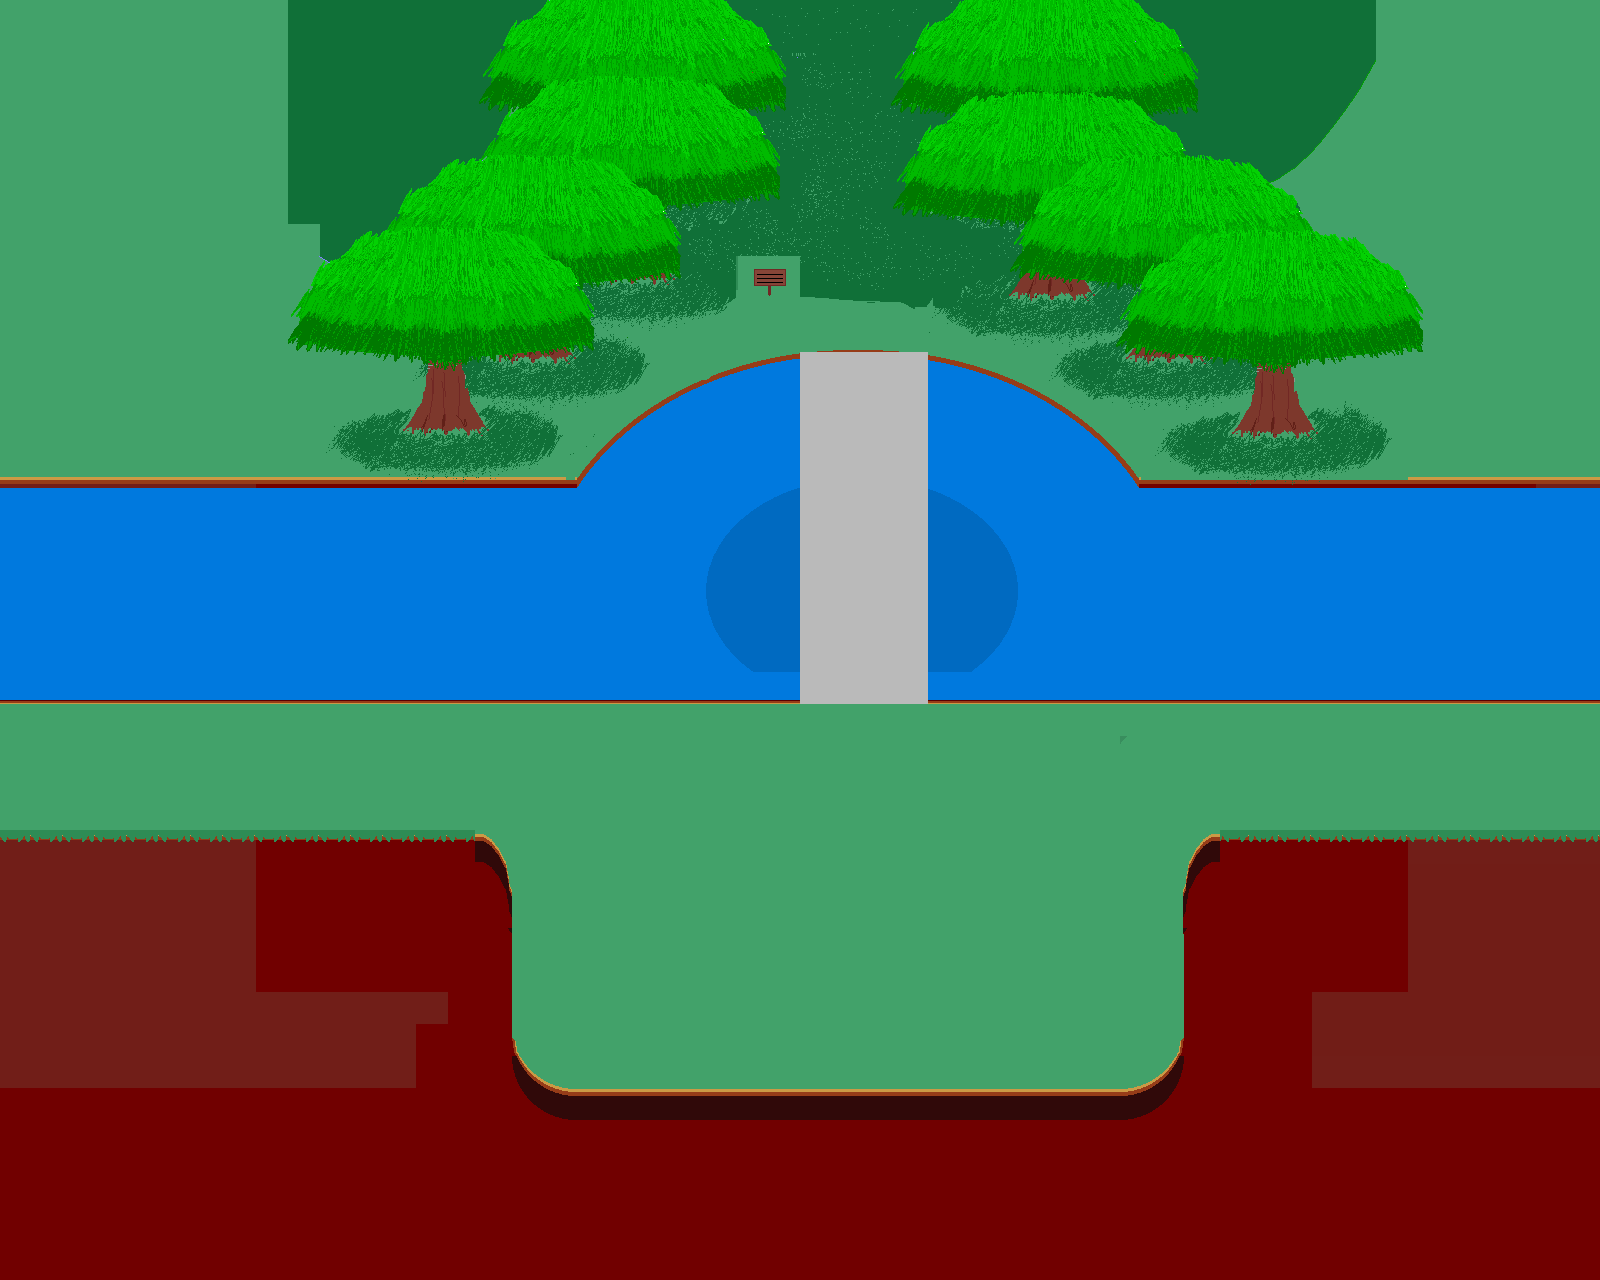

The image is a tile-based game level rendered from a .tmx file. Its description and source (layers, tilesets, objects; grid data summarised) follow:
An orthogonal 50x40 tile map with 32x32 px tiles, 3 tile layers (Tile Layer 2, Tile Layer 1, Tile Layer 3), 6 tilesets and 28 objects (2x character, 2x item, level Info, spobject).

<map version="1.10" tiledversion="1.11.0" orientation="orthogonal" renderorder="right-down" width="50" height="40" tilewidth="32" tileheight="32" infinite="0" nextlayerid="8" nextobjectid="37">
 <tileset firstgid="1" name="grassstage" tilewidth="32" tileheight="32" tilecount="2025" columns="45">
  <image source="grassstage.png" width="1440" height="1440" />
 </tileset>
 <tileset firstgid="2026" name="grassstage2" tilewidth="32" tileheight="32" tilecount="2500" columns="50">
  <image source="grassstage2.png" width="1600" height="1600" />
 </tileset>
 <tileset firstgid="4526" name="playerstart" tilewidth="32" tileheight="32" tilecount="1" columns="1">
  <image source="playerstart.png" width="32" height="32" />
  <tile id="0">
   <properties>
    <property name="orient" value="right" />
    <property name="playerstart" value="" />
   </properties>
  </tile>
 </tileset>
 <tileset firstgid="4527" name="grassstage3" tilewidth="32" tileheight="32" tilecount="1700" columns="50">
  <image source="grassstage3.png" width="1600" height="1088" />
 </tileset>
 <tileset firstgid="6227" source="grassstage4redux.tsx" />
 <tileset firstgid="6927" name="grassstage2a" tilewidth="32" tileheight="32" tilecount="2000" columns="50">
  <image source="grassstage2a.png" width="1600" height="1280" />
 </tileset>
 <layer id="5" name="Tile Layer 2" width="50" height="40">
  <data>[2000 cells, 124 non-empty, 112 distinct tile ids]</data>
 </layer>
 <layer id="6" name="Tile Layer 1" width="50" height="40">
  <data>[2000 cells, 1699 non-empty, 56 distinct tile ids]</data>
 </layer>
 <layer id="7" name="Tile Layer 3" width="50" height="40">
  <data>[2000 cells, 2000 non-empty, 1231 distinct tile ids]</data>
 </layer>
 <objectgroup id="4" name="Object Layer 1">
  <object id="1" x="1600" y="672" width="56" height="160">
   <properties>
    <property name="NewArea" value="" />
    <property name="area" value="grassstage3.tmx" />
    <property name="returnarea" value="1" />
   </properties>
  </object>
  <object id="3" x="-32" y="704" width="33" height="96">
   <properties>
    <property name="NewArea" value="" />
    <property name="area" value="grassstage2.tmx" />
    <property name="returnarea" value="2" />
   </properties>
  </object>
  <object id="5" x="32" y="768" width="32" height="32">
   <properties>
    <property name="orient" value="right" />
    <property name="playerstart" value="" />
    <property name="startarea" value="1" />
   </properties>
  </object>
  <object id="7" name="level Info" x="184" y="568" width="24" height="24">
   <properties>
    <property name="areaname" value="The Pond???" />
    <property name="levelinfo" value="1" />
   </properties>
  </object>
  <object id="10" x="1536" y="768" width="32" height="32">
   <properties>
    <property name="image" value="graycloak" />
    <property name="orient" value="left" />
    <property name="playerstart" value="" />
    <property name="startarea" value="2" />
   </properties>
  </object>
  <object id="11" x="0" y="672" width="800" height="16">
   <properties>
    <property name="block" value="" />
   </properties>
  </object>
  <object id="12" x="0" y="832" width="512" height="32">
   <properties>
    <property name="block" value="" />
   </properties>
  </object>
  <object id="14" x="512" y="1088" width="672" height="32">
   <properties>
    <property name="block" value="" />
   </properties>
  </object>
  <object id="15" x="928" y="672" width="672" height="16">
   <properties>
    <property name="block" value="" />
   </properties>
  </object>
  <object id="16" x="1184" y="832" width="416" height="32">
   <properties>
    <property name="block" value="" />
   </properties>
  </object>
  <object id="17" name="None" type="character" x="1408" y="224" width="32" height="64">
   <properties>
    <property name="SPflag1" value="" />
    <property name="description" value="For some reason, I became aware...\The cruel cycle innate to his existence must end." />
    <property name="image" value="abyss.png" />
    <property name="name" value="qqqq" />
    <property name="orient" value="left" />
    <property name="sprite" value="" />
   </properties>
  </object>
  <object id="18" name="Shopkeep?" type="character" x="832" y="832" width="32" height="96">
   <properties>
    <property name="SPflag2" value="" />
    <property name="eventrequirement" value="metorbsalesman" />
    <property name="image" value="specialcloak.gif" />
    <property name="name" value="qqqq" />
    <property name="orient" value="down" />
    <property name="sprite" value="" />
   </properties>
  </object>
  <object id="19" name="desk" type="spobject" x="749" y="770" width="211" height="192">
   <properties>
    <property name="image" value="grassstageshop.png" />
    <property name="spobject" value="" />
   </properties>
  </object>
  <object id="20" x="749" y="919" width="210" height="40">
   <properties>
    <property name="block" value="" />
   </properties>
  </object>
  <object id="22" x="736" y="-32" width="224" height="32">
   <properties>
    <property name="NewArea" value="" />
    <property name="area" value="grassdungeon1.tmx" />
    <property name="returnarea" value="1" />
   </properties>
  </object>
  <object id="23" x="832" y="96" width="32" height="32">
   <properties>
    <property name="orient" value="down" />
    <property name="playerstart" value="" />
    <property name="startarea" value="3" />
   </properties>
  </object>
  <object id="24" x="736" y="256" width="64" height="64">
   <properties>
    <property name="description" value="Be alert; dangerous animals have been spotted.\They have also been striped.\Beware of patterns." />
   </properties>
  </object>
  <object id="25" x="928" y="352" width="32" height="320">
   <properties>
    <property name="block" value="" />
   </properties>
  </object>
  <object id="27" x="768" y="352" width="32" height="320">
   <properties>
    <property name="block" value="" />
   </properties>
  </object>
  <object id="28" name="flyer" type="item" x="352" y="736" width="60" height="35">
   <properties>
    <property name="description" value="" />
    <property name="image" value="flyer.png" />
    <property name="itemid" value="firstsword" />
    <property name="nodesc" value="" />
   </properties>
  </object>
  <object id="29" x="192" y="768" width="32" height="32">
   <properties>
    <property name="orient" value="right" />
    <property name="playerstart" value="" />
    <property name="startarea" value="0" />
   </properties>
  </object>
  <object id="30" x="1184" y="704" width="32" height="128">
   <properties>
    <property name="blockSP" value="" />
    <property name="requirement" value="ofredrickencounter" />
   </properties>
  </object>
  <object id="31" type="item" x="1024" y="256" width="32" height="35">
   <properties>
    <property name="description" value="Your party member bestows benefits upon you.\Genmu strengthens your physical attacks." />
    <property name="image" value="flyer.png" />
    <property name="itemid" value="firstsword" />
   </properties>
  </object>
  <object id="32" x="448" y="864" width="64" height="224">
   <properties>
    <property name="block" value="" />
   </properties>
  </object>
  <object id="33" x="1184" y="864" width="64" height="224">
   <properties>
    <property name="block" value="" />
   </properties>
  </object>
  <object id="34" x="1120" y="480" width="512" height="16">
   <properties>
    <property name="block" value="" />
   </properties>
  </object>
  <object id="35" x="0" y="480" width="544" height="16">
   <properties>
    <property name="block" value="" />
   </properties>
  </object>
  <object id="36" x="352" y="160" width="352" height="128">
   <properties>
    <property name="blockSP" value="" />
    <property name="requirement" value="after1stdream" />
   </properties>
  </object>
 </objectgroup>
</map>
